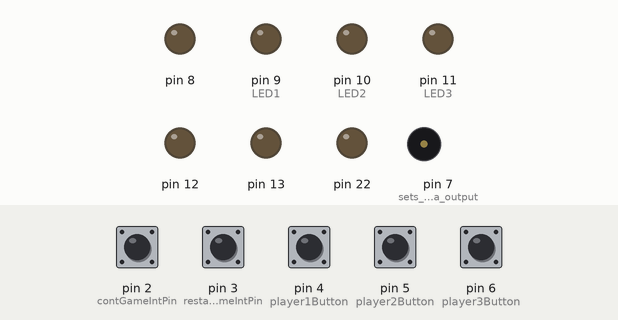
Recording of a sketch running on a simulated Arduino Uno, built with avr-gcc and run on an emulated ATmega328P. On the bench: output pins drawn as LEDs (lit = HIGH), buzzer (waves = sounding). Dashed ring = blinking. The inputs (shaded band) are chosen by the test bench; at power-on: pin 2 (contGameIntPin), pin 3 (restartGameIntPin), pin 4 (player1Button), pin 5 (player2Button), pin 6 (player3Button) HIGH.

Above: at 1.2 s.
1.3 s: pin 3 (restartGameIntPin) pulled LOW for 0.15 s
At 1.55 s:
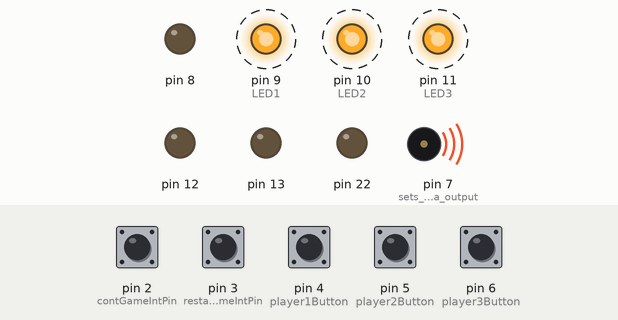
4.3 s: pin 4 (player1Button) pulled LOW for 0.15 s
At 4.45 s:
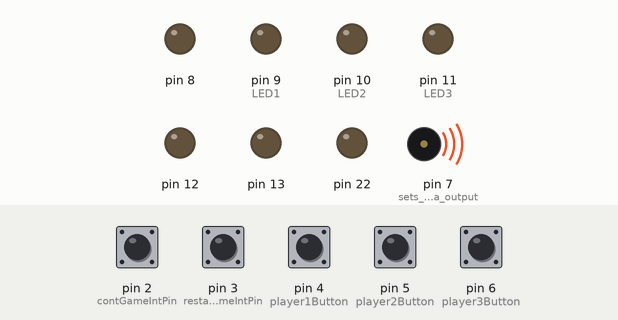
7.3 s: pin 2 (contGameIntPin) pulled LOW for 0.15 s
At 9.5 s:
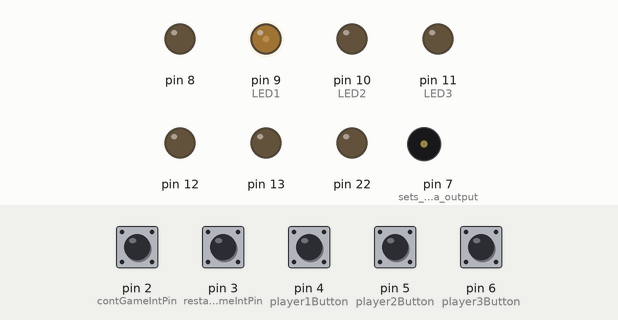
9.8 s: pin 5 (player2Button) pulled LOW for 0.15 s
At 9.95 s:
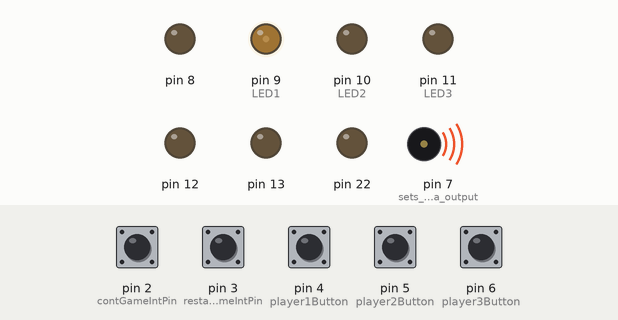
12.8 s: pin 2 (contGameIntPin) pulled LOW for 1 s
At 15.0 s:
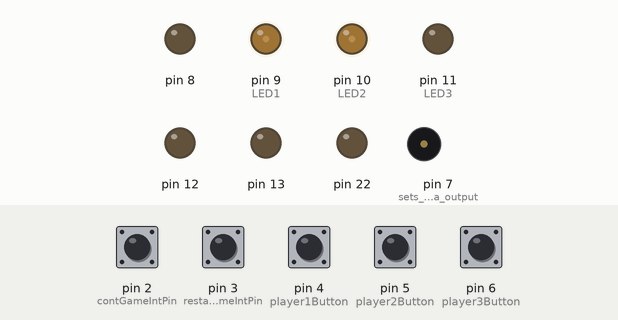
15.3 s: pin 6 (player3Button) pulled LOW for 0.15 s
At 15.45 s:
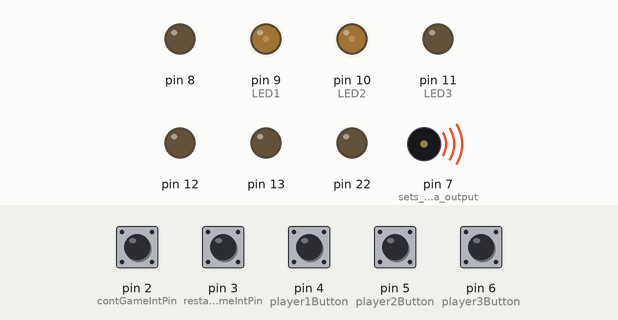
Timing chart, 0 to 19.3 s (numbered marks = the images above; inputs shaded):
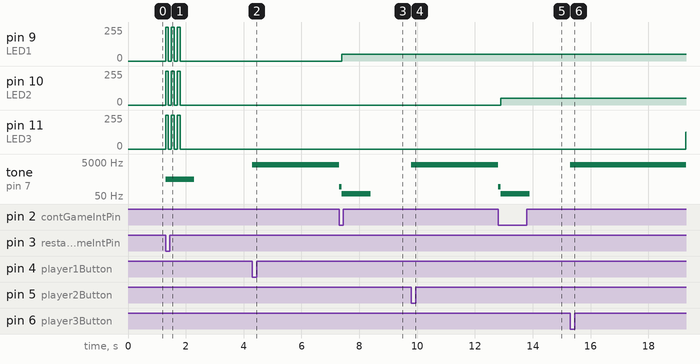

Measured:
- after the input at 1.3 s, pin 9 (LED1), pin 10 (LED2), pin 11 (LED3): alternates 255/255 for 0.10 s and 0/255 for 0.10 s, 6 changes in all, then stays 0/255, starting at once; tone on pin 7 (sets_up_pin_7_as_a_output): silent → 478 Hz at once, → silent 1.0 s later
- after the input at 4.3 s, tone on pin 7 (sets_up_pin_7_as_a_output): silent → 3521 Hz at once
- after the input at 7.3 s, pin 9 (LED1): 0/255 → 50/255 after 0.10 s; tone on pin 7 (sets_up_pin_7_as_a_output): 3521 Hz → 177 Hz at once, → 70 Hz 0.10 s later, → silent 1.0 s later
- after the input at 9.8 s, tone on pin 7 (sets_up_pin_7_as_a_output): silent → 3521 Hz at once
- after the input at 12.8 s, pin 10 (LED2): 0/255 → 50/255 after 0.10 s; tone on pin 7 (sets_up_pin_7_as_a_output): 3521 Hz → 177 Hz at once, → 70 Hz 0.10 s later, → silent 1.0 s later
- after the input at 15.3 s, pin 11 (LED3): 0/255 → 125/255 after 4.0 s; tone on pin 7 (sets_up_pin_7_as_a_output): silent → 3521 Hz at once

The sketch:

JaseyBox.ino
```cpp
/************************************************************************************
** Name       : Abbie Dyck                                                         **
** Date       : 04/01/19                                                           **
** Progam Name: JaseyBox.ino                                                       **
** Desc       :                                                                    **
*************************************************************************************/

const int contGameIntPin    = 2;                                                    //makes interruptPin0 as a constant
const int restartGameIntPin = 3;                                                    //makes interruptPin1 as a constant

const int LED1              = 9;                                                    //makes pin 9 player 1 LED
const int LED2              = 10;                                                   //makes pin 10 player 2 LED
const int LED3              = 11;                                                   //makes pin 11 player 3 LED

const int player1Button     = 4;                                                    //makes pin 4 player 1 button
const int player2Button     = 5;                                                    //makes pin 4 player 2 button
const int player3Button     = 6;                                                    //makes pin 4 player 3 button

int player1Stopped          = 0;                                                    //makes player 1 stopped == 0
int player2Stopped          = 0;                                                    //makes player 2 stopped == 0
int player3Stopped          = 0;                                                    //makes player 3 stopped == 0

int continueGame            = 0;                                                    //makes continue game == 0
int restartGame             = 0;                                                    //makes restart game == 0

void setup() {
  pinMode(contGameIntPin, INPUT_PULLUP);                                            //sets interruptPin0 as a INPUT_PULLUP
  pinMode(restartGameIntPin, INPUT_PULLUP);                                         //sets interruptPin1 as a INPUT_PULLUP

  pinMode(7, OUTPUT);                                                               //sets up pin 7 as a output for the speaker

  DDRB = B1111111;                                                                  //sets up all of port B as a output

  pinMode(player1Button, INPUT_PULLUP);                                             //makes player1Button a input pullup
  pinMode(player2Button, INPUT_PULLUP);                                             //makes player2Button a input pullup
  pinMode(player3Button, INPUT_PULLUP);                                             //makes player3Button a input pullup

  attachInterrupt(digitalPinToInterrupt(contGameIntPin), contGame, FALLING);        //attaches interruptPin0 to interrupt 1
  attachInterrupt(digitalPinToInterrupt(restartGameIntPin), resetGame, FALLING);    //attaches interruptPin1 to interrupt 2

}//end of setup()

void loop() {
  if (digitalRead(player1Button) == LOW && player1Stopped == 0) {
    buttonPressed(1);                                                               //runs the buttonPressed with 1 as a param
  }//end if()
  if (digitalRead(player2Button) == LOW && player2Stopped == 0) {
    buttonPressed(2);                                                               //runs the buttonPressed with 2 as a param
  }//end if()
  if (digitalRead(player3Button) == LOW && player3Stopped == 0) {
    buttonPressed(3);                                                               //runs the buttonPressed with 3 as a param
  }//end if()
  if (restartGame == 1) {
    blinkLights();                                                                  //runs the blink lights function
    restartGame = 0;                                                                //makes restart game == 0
  }//end if()
}//end of loop()

/*********************************************************
** FUNCTIONS BELOW                                      **
**********************************************************/

/*********************************************************
**  Name    : blinkLights();                            **
**  Inputs  : None                                      **
**  Returns : void (nothing)                            **
**  Desc    : Blinks all 3 lights 3 time to show new    **
**            question/start of game.                   **
**********************************************************/
void blinkLights() {
  for (int x = 0; x < 3; x++) {
    digitalWrite(LED1,HIGH);                                                        //makes LED1 High
    digitalWrite(LED2,HIGH);                                                        //makes LED2 High
    digitalWrite(LED3,HIGH);                                                        //makes LED3 High
    delay(100);                                                                     //delay
    digitalWrite(LED1,LOW);                                                         //makes LED1 Low
    digitalWrite(LED2,LOW);                                                         //makes LED2 Low
    digitalWrite(LED3,LOW);                                                         //makes LED3 Low
    delay(100);                                                                     //delay
  }//end for()
}//end blinkLights()

/*********************************************************
**  Name    : buttonPressed();                          **
**  Inputs  : playerNum                                 **
**  Returns : void (nothing)                            **
**  Desc    : Inputs player number to call fade up and  **
**            down function                             **
**********************************************************/
void buttonPressed(int playerNumb) {
  if (playerNumb == 1) {
    player1Stopped = 1;                                                             //makes player1Stopped == 1
  }//end if()
  if (playerNumb == 2) {
    player2Stopped = 1;                                                             //makes player2Stopped == 1
  }//end if()
  if (playerNumb == 3) {
    player3Stopped = 1;                                                             //makes player3Stopped == 1
  }//end if()
  if (continueGame == 1) {
    continueGame = 0;                                                               //makes continue game == 0
  }//end if()
  if (restartGame == 1) {
    restartGame = 0;                                                                //makes restart game == 0
  }//end if()
  while (continueGame == 0 && restartGame == 0) {
    buttonTone(7, 3521);                                                            //runs the buttonTone that makes a sound using the speaker ///////MIGHT NEED TO CHANGE FREQ
    fadeUpAndDown(playerNumb);                                                      //fades up and down witht eh player who got the question wrong
  }//end while()
  buttonTone(7, 70);                                                                //runs the buttonTone that makes a sound using the speaker ///////MIGHT NEED TO CHANGE FREQ
  analogWrite(playerNumb + 8, 50);                                                  //makes the one who got the question wrongs led fade
}//end buttonPressed()

/*********************************************************
**  Name    : fadeUpAndDown();                          **
**  Inputs  : playerNum                                 **
**  Returns : void (nothing)                            **
**  Desc    : Fades the playes light up and down        **
**********************************************************/
void fadeUpAndDown(int playerNum) {
  for (int i = 0 ; i < 255 ; i += 5) {
    analogWrite(playerNum + 8, i);                                                  //fades up
    delay(5);                                                                       //delay
  }//end for()
  for (int i = 255 ; i >= 0 ; i -= 5) {
    analogWrite(playerNum + 8, i);                                                  //fades down
    delay (5);                                                                      //delay
  }//end if()
}//end fadeUpandDown()

/*********************************************************
**  Name    : buttonTone();                             **
**  Inputs  : pin for speaker                           **
**            freqency for speaker                      **
**  Returns : void (nothing)                            **
**  Desc    : changes tone freqency for speaker         **
**********************************************************/
void buttonTone(int pin, int freq){
  tone(pin, freq, 1000);                                                        //sets up the tone() to be used for the speaker
}//end of buttonTone()


/*********************************************************
** INTERRUPTS BELOW                                     **
**********************************************************/

/*********************************************************
**  Name    : constGame();                              **
**  Inputs  : None                                      **
**  Returns : void (nothing)                            **
**  Desc    : Continues the Jasey Box game.             **
**********************************************************/
void contGame() {
  static unsigned long last_interrupt_time = 0;                                     // creates a var that holds the LAST time the INT was pressed
  unsigned long interrupt_time = millis();                                          // CREATES A VAR THAT HOLDS THE CURRENT TIME IN MS
  if (interrupt_time - last_interrupt_time > 100) {

    buttonTone(7, 177);                                                             //runs the buttonTone that makes a sound using the speaker ///////MIGHT NEED TO CHANGE FREQ
    continueGame = 1;                                                               //makes continue game == 1

  }//end if()
  last_interrupt_time = interrupt_time;                                             // UPDATE THE LAST TIME THE INTERRUPT WAS PRESSED
}// end of contGame()

/*********************************************************
**  Name    : resetGame();                              **
**  Inputs  : None                                      **
**  Returns : void (nothing)                            **
**  Desc    : Resets the Jasey Box Game.                **
**********************************************************/
void resetGame() {
  static unsigned long last_interrupt_time = 0;                                     // creates a var that holds the LAST time the INT was pressed
  unsigned long interrupt_time = millis();                                          // CREATES A VAR THAT HOLDS THE CURRENT TIME IN MS
  if (interrupt_time - last_interrupt_time > 100) {

    buttonTone(7, 478);                                                             //runs the buttonTone that makes a sound using the speaker ///////MIGHT NEED TO CHANGE FREQ
    restartGame = 1;                                                                //makes restart game == 1
    player1Stopped  = 0;                                                            //player1Stopped == 0
    player2Stopped  = 0;                                                            //player2Stopped == 0
    player3Stopped  = 0;                                                            //player3Stopped == 0

  }//end if()
  last_interrupt_time = interrupt_time;                                             // UPDATE THE LAST TIME THE INTERRUPT WAS PRESSED
}// end of resetGame()
```
